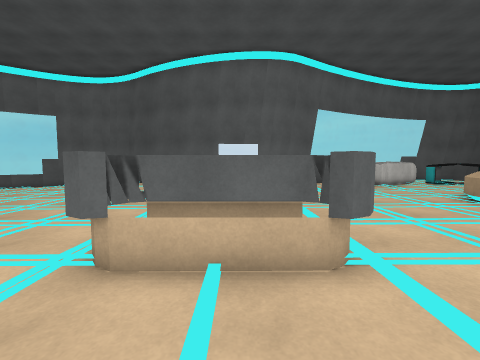
view 1 (above)

17 first-person views from a walk through a scene from a Unity 3-D project. The camera is 1.3 m above the floor, tilts 4° down and sees 90° across. The floor is counted in squares, 1 m on a side. Each view is taken from the middle of a square. On the plan, view 1 faces up. The plan holds only what a view shows up to about 12 squares ahead; the rest is blank. The place goes on beyond the plan. The player character is not drawn. Surface patterns are stand-ins for the level's own textures.

view 2
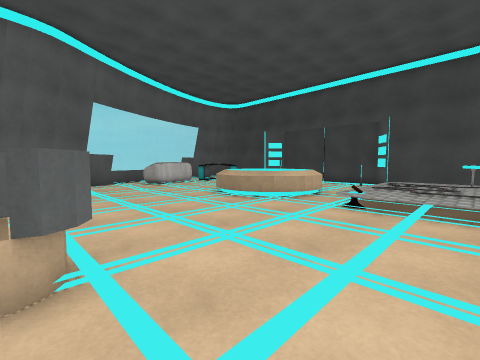

view 3
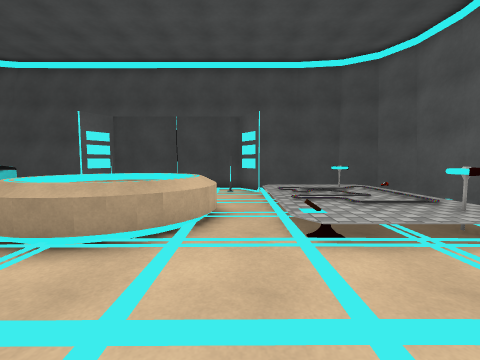

view 4
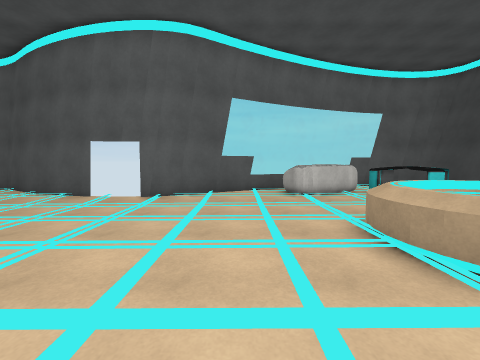

view 5
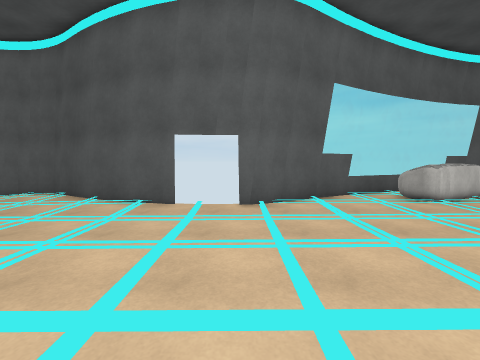

view 6
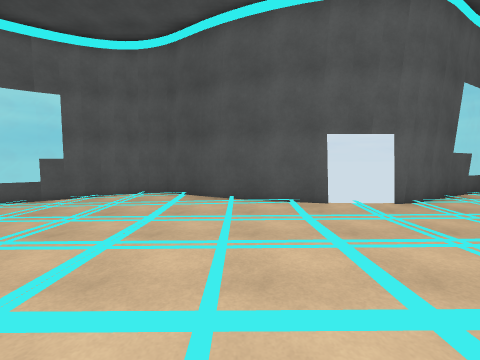

view 7
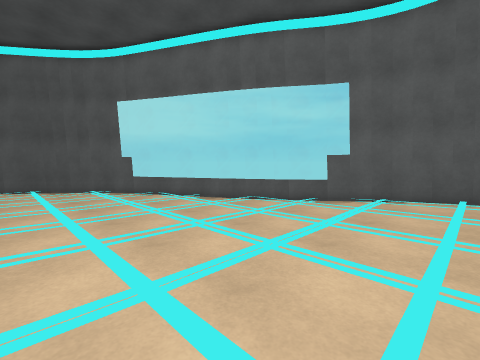

view 8
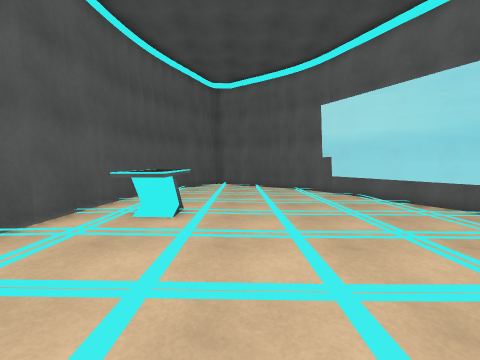

view 9
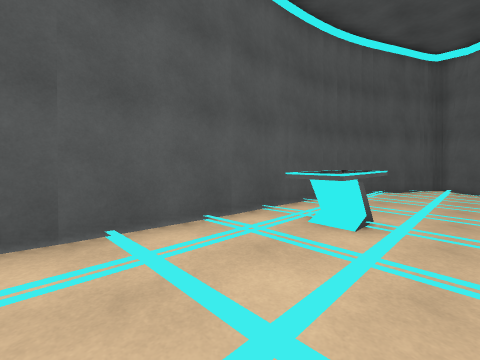

view 10
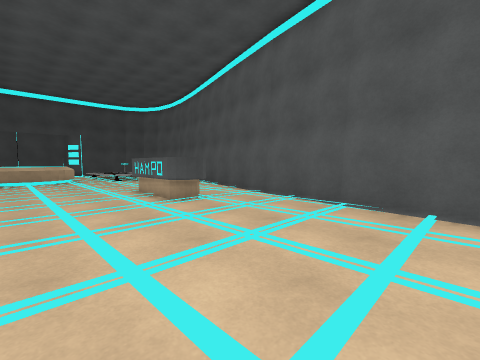

view 11
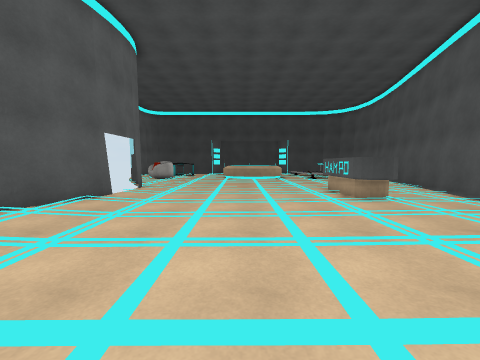

view 12
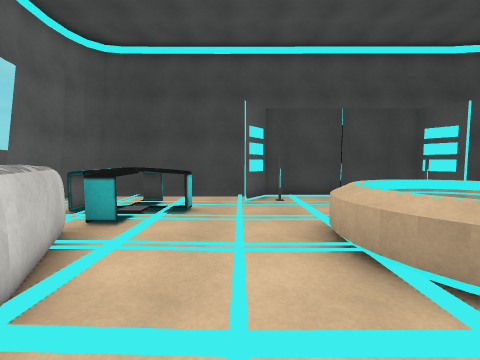

view 13
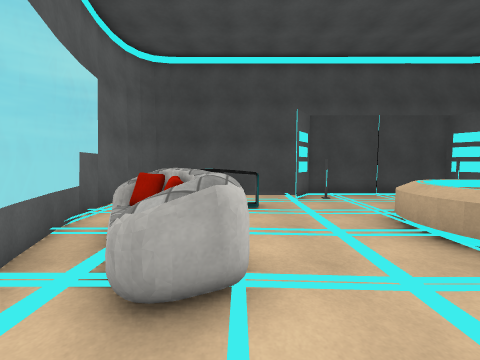

view 14
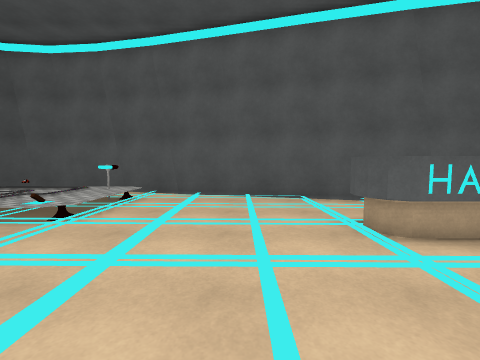

view 15
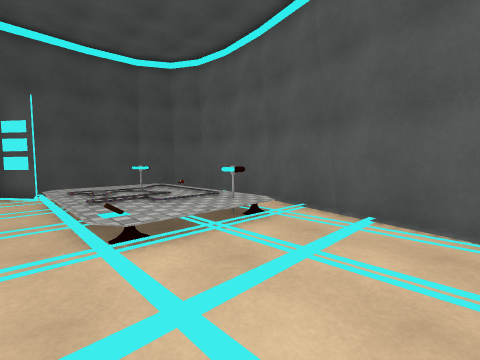

view 16
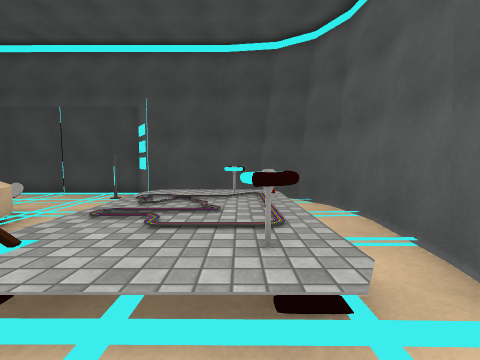

view 17
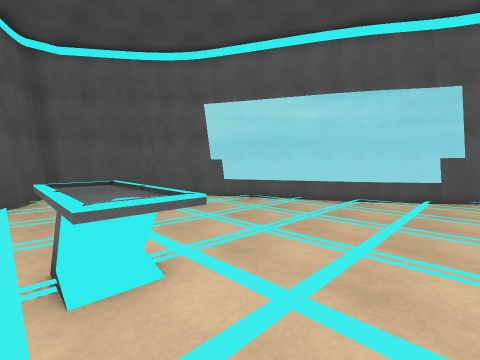

### Floor plan
Key: @ floor where view 1 was taken; # wall or solid block; x gap in a wall; . main floor; : floor 0.25 m higher than the main floor; - floor 0.25 m lower than the main floor; + floor 0.5 m higher than the main floor; / step, stairs or slope; = window, fence, low wall or low ledge; ^ raised ledge; L lamp; S sofa; O other object.
Columns run from 24 left of view 1 to 16 right of it. Each row starts with its distance up from view 1.
 18                                    #####
 17                                 #===:::##
 16              #####            ##=.......#
 15            #=#...###        ##== OS:##::#
 14          ##=-......###    ###..SSSSx##=.#
 13         #==.........:######::::SS:::##::#
 12       #==--.............................#
 11     #==..........................::::::##
 10    #=---...............................##
  9   ##............................:^^^::::#
  8  ##---..........................^^=^^...#
  7  #..............................^  =^O::#
  6 ##..............................^  ^^...#
  5 #.............................::^^^^::::#
  4 ##.......^^^..........####.............##
  3  ###.....^^...........#^^#.:::::///////##
  2    #####........................+++++++ #
  1        ############..........:::+++++++ #
  0                   #####.@.......LL+++O+ #
 -1                       #####.....++++///##
 -2                           #####.......###
 -3                               ##########

Positions as (right, up) in squares from view 1, and headings:
1: (0, 0), facing up
2: (1, 0), facing up-right
3: (4, 4), facing right
4: (5, 3), facing up
5: (1, 5), facing up
6: (-4, 5), facing up
7: (-8, 6), facing up-left
8: (-8, 6), facing left
9: (-9, 6), facing down-left
10: (-9, 8), facing down-right
11: (-10, 8), facing right
12: (6, 11), facing right
13: (5, 13), facing right
14: (4, 8), facing down
15: (4, 4), facing down-right
16: (6, 0), facing right
17: (-11, 3), facing up-left
